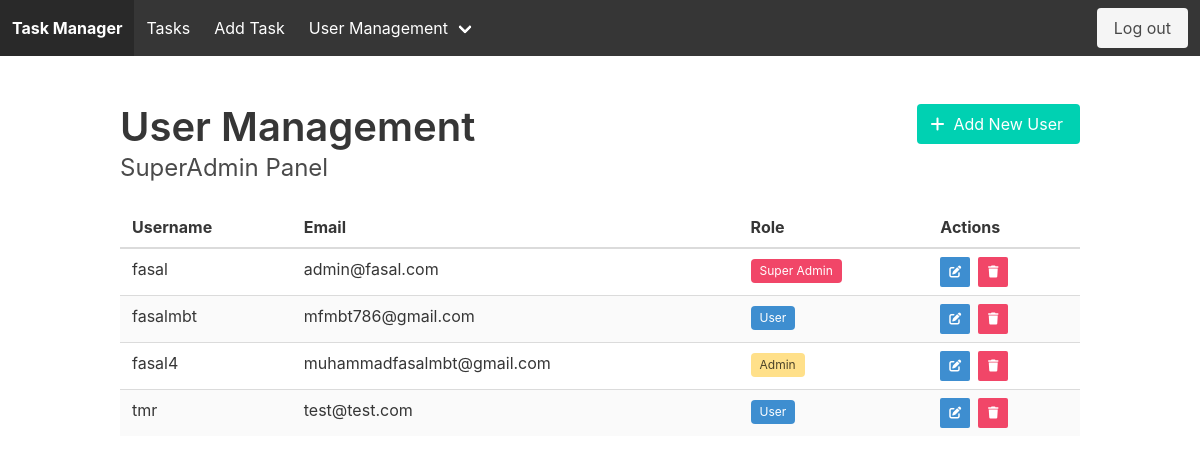
Screenshot of /api/auth/users/list/ (signed in) with the database file from the repository.
### users/models.py (models this page shows, shortened)
class CustomUser(AbstractUser):
    class Role(models.TextChoices):
        SUPERADMIN = 'SUPERADMIN', _('SuperAdmin')
        ADMIN = 'ADMIN', _('Admin')
        USER = 'USER', _('User')
    role = models.CharField(
        max_length=20,
        choices=Role.choices,
        default=Role.USER,
    )
    @property
    def is_superadmin(self):
        return self.role == self.Role.SUPERADMIN or self.is_superuser
    @property
    def is_admin(self):
        return self.role == self.Role.ADMIN or self.is_superadmin
    def get_role_display(self):
        role_map = {
            self.Role.SUPERADMIN: 'Super Admin',
            self.Role.ADMIN: 'Admin',
            self.Role.USER: 'User'
        }
        return role_map.get(self.role, self.role)

### users/views.py (the view)
# urls.py: path('users/list/', UserListView.as_view(), name='user-list'),
class UserListView(SuperAdminRequiredMixin, ListView):
    model = CustomUser
    template_name = 'users/user_list.html'
    context_object_name = 'object_list'
    paginate_by = 10

### users/views.py (called while the page is built)
    def test_func(self):
        return self.request.user.is_authenticated and self.request.user.is_superadmin

### templates/users/user_list.html
{% extends "base.html" %}
{% block content %}
<div class="container">
    <div class="columns">
        <div class="column is-three-quarters">
            <h1 class="title is-2">User Management</h1>
            <h2 class="subtitle is-4">SuperAdmin Panel</h2>
        </div>
        <div class="column">
            <a href="{% url 'user-create' %}" class="button is-primary is-pulled-right">
                <span class="icon">
                    <i class="fas fa-plus"></i>
                </span>
                <span>Add New User</span>
            </a>
        </div>
    </div>
    <div class="table-container">
        <table class="table is-fullwidth is-striped is-hoverable">
            <thead>
                <tr>
                    <th>Username</th>
                    <th>Email</th>
                    <th>Role</th>
                    <th>Actions</th>
                </tr>
            </thead>
            <tbody>
                {% for user in object_list %}
                <tr>
                    <td>{{ user.username }}</td>
                    <td>{{ user.email }}</td>
                    <td>
                        <span
                            class="tag {% if user.is_superadmin %}is-danger{% elif user.is_admin %}is-warning{% else %}is-info{% endif %}">
                            {{ user.get_role_display }}
                        </span>
                    </td>
                    <td>
                        <div class="buttons are-small">
                            <a href="{% url 'user-edit' user.id %}" class="button is-info">
                                <span class="icon">
                                    <i class="fas fa-edit"></i>
                                </span>
                            </a>
                            <a href="{% url 'user-detail' user.pk %}" class="button is-danger">
                                <span class="icon">
                                    <i class="fas fa-trash"></i>
                                </span>
                            </a>
                        </div>
                    </td>
                </tr>
                {% empty %}
                <tr>
                    <td colspan="4">No users found.</td>
                </tr>
                {% endfor %}
            </tbody>
        </table>
    </div>
</div>
{% endblock %}

### tasks/templates/base.html (shortened to what this page needs)
<!DOCTYPE html>
<html lang="en">
<head>
    <link rel="stylesheet" href="https://cdnjs.cloudflare.com/ajax/libs/font-awesome/6.0.0/css/all.min.css">
    <link rel="stylesheet" href="https://cdn.jsdelivr.net/npm/bulma@0.9.3/css/bulma.min.css">
</head>
<body>
    {% if request.resolver_match.view_name != 'login' %}
    <nav class="navbar is-dark" role="navigation" aria-label="main navigation">
        <div class="navbar-brand">
            <a class="navbar-item" href="{% url 'task-list-web' %}">
                <strong>Task Manager</strong>
            </a>
        </div>
        <div class="navbar-menu">
            <div class="navbar-start">
                <a class="navbar-item" href="{% url 'task-list-web' %}">
                    Tasks
                </a>
                {% if user.is_superadmin or user.is_admin %}
                <a class="navbar-item" href="{% url 'task-add' %}">
                    Add Task
                </a>
                {% endif %}
                {% if user.is_superadmin %}
                <div class="navbar-item has-dropdown is-hoverable">
                    <a class="navbar-link">
                        User Management
                    </a>
                </div>
                {% endif %}
            </div>
            <div class="navbar-end">
                <div class="navbar-item">
                    <div class="buttons">
                        {% if user.is_authenticated %}
                        <a class="button is-light" href="{% url 'logout' %}">
                            Log out
                        </a>
                        {% else %}
                        <a class="button is-primary" href="{% url 'login' %}">
                            Log in
                        </a>
                        {% endif %}
                    </div>
                </div>
            </div>
        </div>
    </nav>
    {% endif %}
    <section class="section">
        <div class="container">
            {% block content %}
            {% endblock %}
        </div>
    </section>
</body>
</html>

### rows the page displays
CustomUser: username "fasal", email "admin@fasal.com", role "Super Admin"
CustomUser: username "fasalmbt", email "mfmbt786@gmail.com", role "User"
CustomUser: username "fasal4", email "muhammadfasalmbt@gmail.com", role "Admin"
CustomUser: username "tmr", email "test@test.com", role "User"
